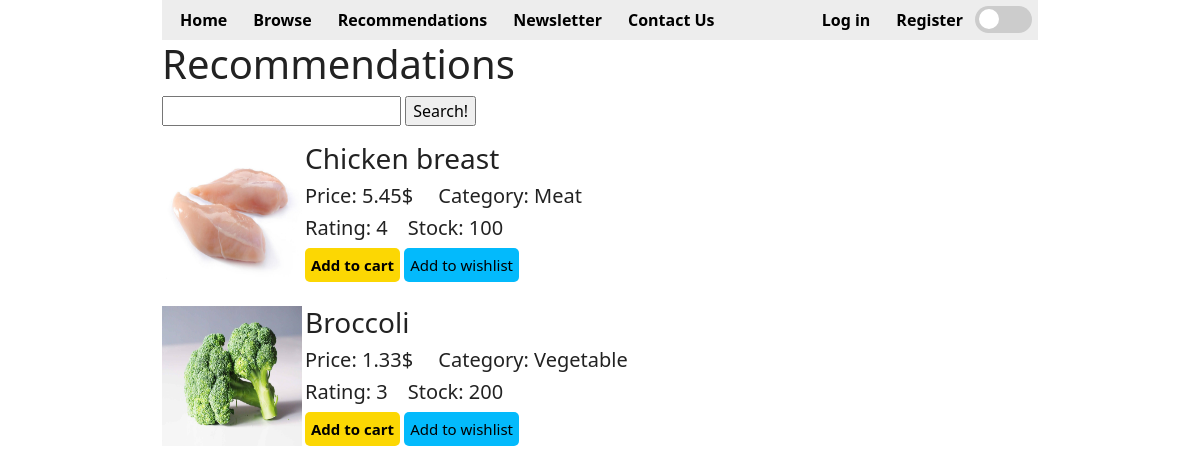
The app's page /Recommendations/index, older data.
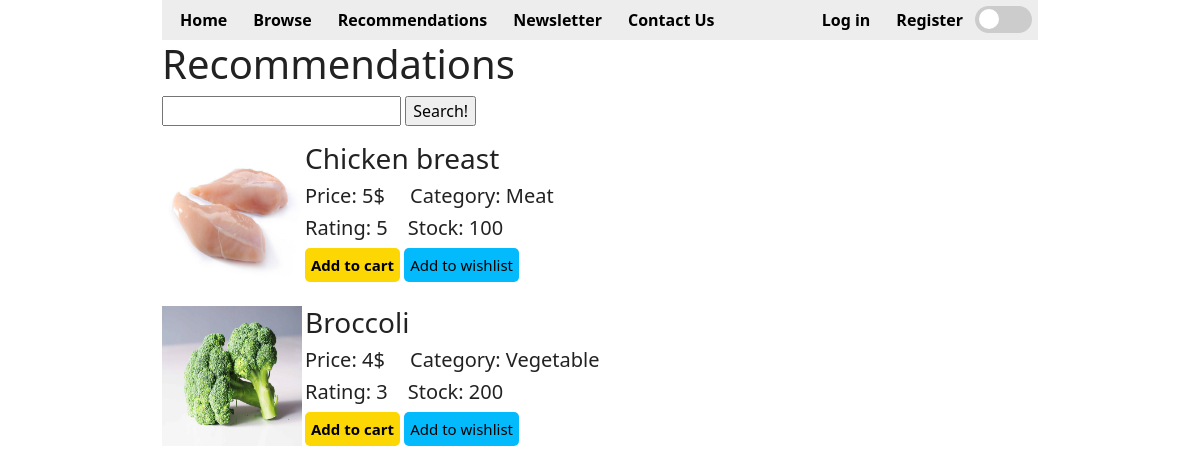
The same page, newer data.
### tables this page shows
CREATE TABLE `items` (
  `item_id` int(11) NOT NULL,
  `name` varchar(64) NOT NULL,
  `stock` int(11) NOT NULL,
  `price` double NOT NULL,
  `category` varchar(24) NOT NULL,
  `rating` int(11) NOT NULL,
  `image` varchar(100) NOT NULL
);

### app/controllers/Recommendations.php (called while the page is built, shortened)
<?php
class Recommendations extends \app\core\Controller {
	public function index() {
		$recommendations = new \app\models\Recommendations();
		$items = new \app\models\Items();
		$recommendations = $recommendations->getAll();
		$data = array();
		foreach ($recommendations as $recommended) {
			$item = $items->get($recommended->item_id);
			array_push($data, $item);
		}
		$this->view('Recommendations/index', $data);
	}
}

### app/core/App.php (called while the page is built, shortened)
<?php
class App {
	private $method = 'index';
	public function __construct() {
		$url = self::parseUrl();
		if (isset($url[0])) {
			unset($url[0]);
		}
		$this->controller = new $this->controller;
		if (isset($url[1])) {
			if (method_exists($this->controller, $url[1])) {
				$this->method = $url[1];
			}
			unset($url[1]);
		}
		$this->params = $url ? array_values($url) : [];
		call_user_func_array([$this->controller, $this->method], $this->params);
	}
	private static function parseUrl() {
		if (isset($_GET['url'])) { return explode('/', filter_var(rtrim($_GET['url'], '/'), FILTER_SANITIZE_URL)); }
	}
}

### index.php (called while the page is built, shortened)
<?php
	new \app\core\App();

### app/models/Items.php (called while the page is built, shortened)
<?php
class Items extends \app\core\Model {
	function get($item_id) {
		$SQL = 'SELECT * FROM items WHERE item_id = :item_id';
		$STMT = self::$_connection->prepare($SQL);
		$STMT->execute(['item_id'=>$item_id]);
		$STMT->setFetchMode(\PDO::FETCH_CLASS, "app\models\Items");
		return $STMT->fetch();
	}
}

### app/core/DBConnection.php (called while the page is built, shortened)
<?php
class DBConnection {
	static $connection = null;
	private function __construct() {
		if (self::$connection == null) {
			$host = 'localhost';
			$DBname = 'redteam';
			$user = 'root';
			$password = '';
			self::$connection = new \PDO("mysql:host=$host;dbname=$DBname", $user, $password);
		}
	}
	public static function getInstance() {
		return self::$connection;
	}
}

### app/models/Recommendations.php (called while the page is built, shortened)
<?php
class Recommendations extends \app\core\Model {
	function getAll() {
		$SQL = 'SELECT * FROM recommendations';
		$STMT = self::$_connection->prepare($SQL);
		$STMT->execute();
		$STMT->setFetchMode(\PDO::FETCH_CLASS, "app\models\Recommendations");
		return $STMT->fetchAll();
	}
}

### app/views/Recommendations/Index.php (the view, shortened to what this page needs)
<html>
<head>
	<link href="https://cdn.jsdelivr.net/npm/bootstrap@5.1.3/dist/css/bootstrap.min.css" rel="stylesheet">
	<link rel="stylesheet" type="text/css" href="/app/styles/noReposition.css">
	<link rel="stylesheet" type="text/css" href="/app/styles/general.css">
	<link rel="stylesheet" type="text/css" href="/app/styles/dark_mode.css">
	<link rel="stylesheet" type="text/css" href="/app/styles/items.css">
	<link rel="stylesheet" type="text/css" href="/app/styles/linkbuttons.css">
</head>
<body>
	<div class='container'>
		<h1>Recommendations</h1>
		<form method="post" action='/Recommendations/search'>
		<input type="text" name="search" />
		<input type="submit" value="Search!" />
		</form>
		<?php
			foreach ($data as $recommended) {
				echo "<div class='item'>
						<img src='/images/$recommended->image' align='left'>
						<h3>$recommended->name</h3>
						<h5>Price: $recommended->price$&emsp; Category: $recommended->category</h5>
						<h5>Rating: $recommended->rating&emsp;Stock: $recommended->stock</h5>
						<a href=/Items/addToCart?item_id=$recommended->item_id&price=$recommended->price' addToCart class='linkbutton' id ='buy'>Add to cart</a>
						<a href='addToWishList?item_id=$recommended->item_id'addToWishlist class='linkbutton'>Add to wishlist</a>
					</div> <br>";
			}
		?>
	</div>
</body>
</html>

Row changes from the older to the newer data that the page shows:
changed items "Chicken breast": price "5.45" → "5"; rating "4" → "5"
changed items "Broccoli": price "1.33" → "4"
